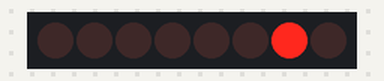
The sketch below on a simulated Arduino Uno, built with avr-gcc and run on an emulated ATmega328P. On the bench: 8 shift-register outputs drawn as a row of LEDs (first output left, lit = HIGH). Wiring (inferred from the names in the program): shift register (74HC595): data pin 4; shift clock pin 6; latch pin 5. Wiring (inferred from the signals the program sends): row of LEDs: on Q0, Q1, Q2, Q3, Q4, Q5, Q6, Q7.

Above: at 0.12 s.
At 0.87 s:
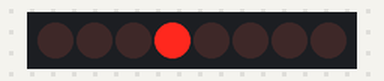
At 1.37 s:
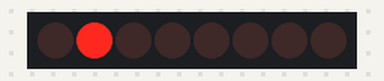
At 1.87 s:
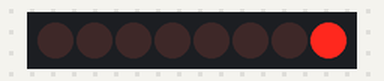
At 3.12 s:
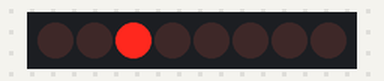
At 4.37 s:
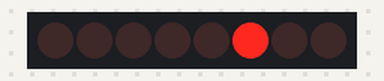
Timing chart, 0 to 4.7 s (numbered marks = the images above):
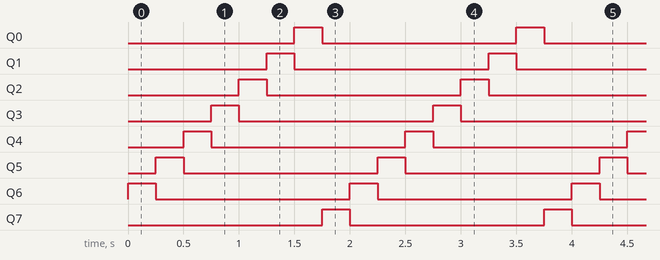

Measured:
- by itself, Q0–7: alternates HIGH for 0.25 s and LOW for 1.8 s
- by itself, everything shown: repeats every 2.0 s, in 8 steps

The sketch:

03blinking_one_led_at_a_time.ino
```cpp
int latchPin = 5;	// Latch pin of 74HC595 is connected to Digital pin 5
int clockPin = 6;	// Clock pin of 74HC595 is connected to Digital pin 6
int dataPin = 4;	// Data pin of 74HC595 is connected to Digital pin 4

byte leds = 0;		// Variable to hold the pattern of which LEDs are currently turned on or off
int currentLED = 0;

void setup()
{
    pinMode(latchPin, OUTPUT);
    pinMode(dataPin, OUTPUT);
    pinMode(clockPin, OUTPUT);

    leds = 0;
}

void loop()
{
    leds = 0;

    if (currentLED == 7)
    {
        currentLED = 0;
    }
    else
    {
        currentLED++;
    }

    bitSet(leds, currentLED);

    digitalWrite(latchPin, LOW);
    shiftOut(dataPin, clockPin, LSBFIRST, leds);
    digitalWrite(latchPin, HIGH);

    delay(250);
}
```
